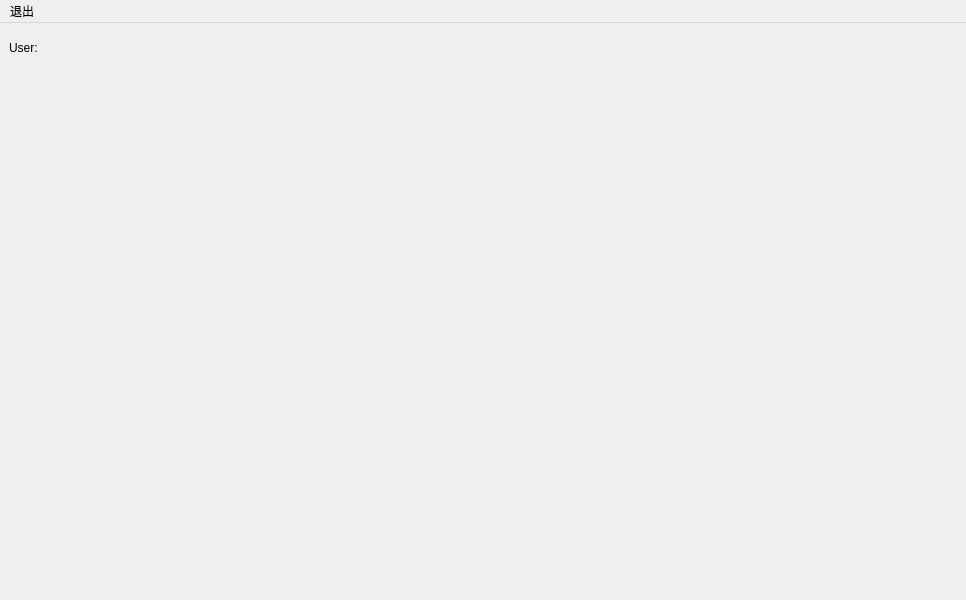
<?xml version="1.0" encoding="UTF-8"?>
<ui version="4.0">
 <class>UserInterface</class>
 <widget class="QMainWindow" name="UserInterface">
  <property name="geometry">
   <rect>
    <x>0</x>
    <y>0</y>
    <width>966</width>
    <height>600</height>
   </rect>
  </property>
  <property name="windowTitle">
   <string>普通用户</string>
  </property>
  <widget class="QWidget" name="centralwidget">
   <layout class="QGridLayout" name="gridLayout">
    <item row="1" column="1">
     <widget class="Book" name="BookTable" native="true">
      <widget class="QLabel" name="User">
       <property name="geometry">
        <rect>
         <x>0</x>
         <y>-20</y>
         <width>781</width>
         <height>71</height>
        </rect>
       </property>
       <property name="text">
        <string>User:</string>
       </property>
      </widget>
     </widget>
    </item>
   </layout>
  </widget>
  <widget class="QMenuBar" name="menubar">
   <property name="geometry">
    <rect>
     <x>0</x>
     <y>0</y>
     <width>966</width>
     <height>26</height>
    </rect>
   </property>
   <widget class="QMenu" name="menu">
    <property name="title">
     <string>退出</string>
    </property>
    <addaction name="ExitAction"/>
   </widget>
   <addaction name="menu"/>
  </widget>
  <action name="ExitAction">
   <property name="icon">
    <iconset theme="退出">
     <normaloff>.</normaloff>.</iconset>
   </property>
   <property name="text">
    <string>退出</string>
   </property>
   <property name="shortcut">
    <string>Esc</string>
   </property>
  </action>
 </widget>
 <customwidgets>
  <customwidget>
   <class>Book</class>
   <extends>QWidget</extends>
   <header location="global">book.h</header>
   <container>1</container>
  </customwidget>
 </customwidgets>
 <resources/>
 <connections/>
</ui>
